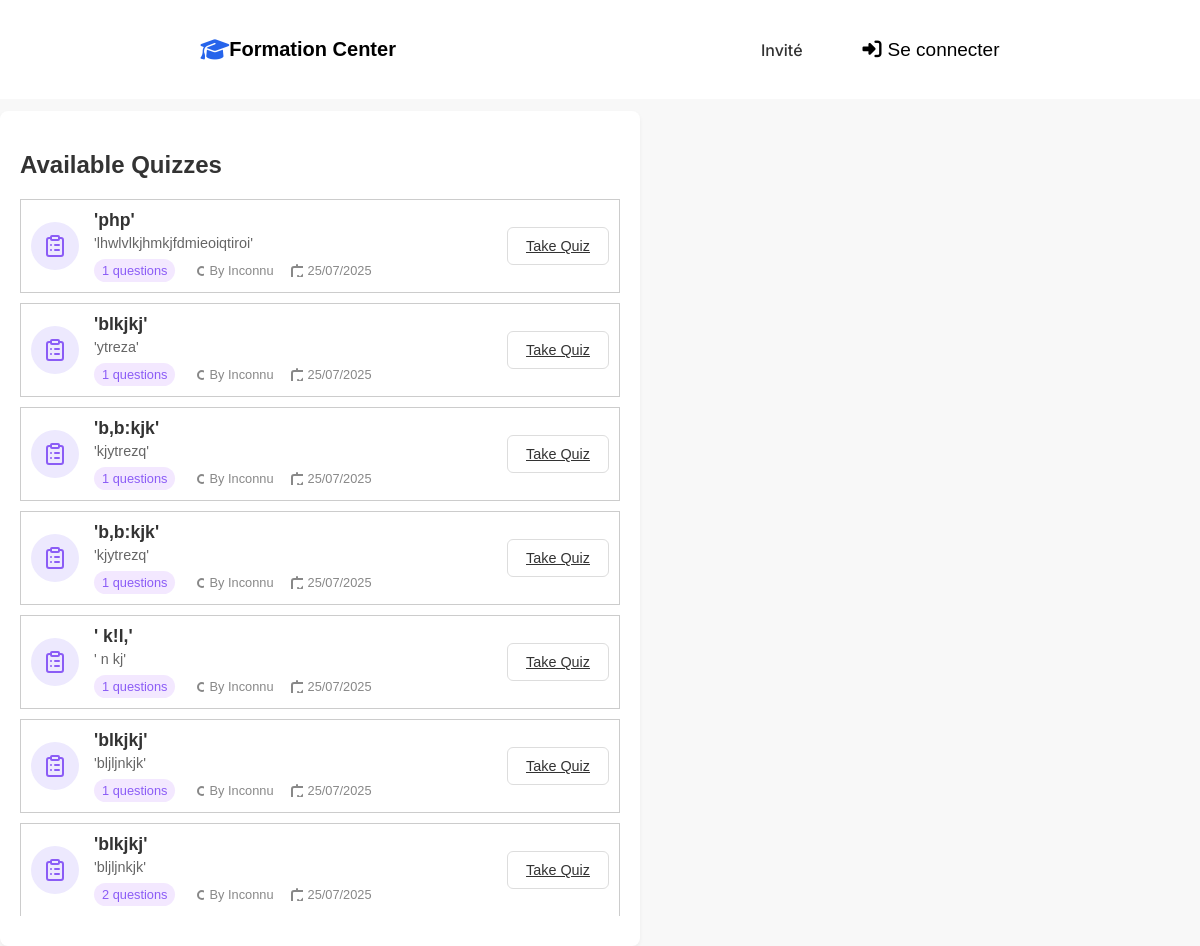
/etudiant/quizzes.php, run on the app's committed database.
### tables this page shows
CREATE TABLE `quizzes` (
  `id` int(11) NOT NULL,
  `course_id` int(11) NOT NULL,
  `title` varchar(255) NOT NULL,
  `description` text DEFAULT NULL,
  `created_by` int(11) DEFAULT NULL,
  `created_at` datetime DEFAULT current_timestamp(),
  `budget` decimal(10,2) DEFAULT 0.00
);

### etudiant/quizzes.php (the view, shortened to what this page needs)
<?php
require_once '../config/database.php';
try {
    $stmt = $pdo->query("SELECT quizzes.id, quizzes.title, quizzes.description, quizzes.created_at,
        COALESCE(CONCAT(users.first_name, ' ', users.last_name), 'Inconnu') AS author_name,
        (SELECT COUNT(*) FROM questions WHERE questions.quiz_id = quizzes.id) AS question_count
        FROM quizzes
        LEFT JOIN users ON users.id = quizzes.created_by
        ORDER BY quizzes.created_at DESC");
    $quizzes = $stmt->fetchAll(PDO::FETCH_ASSOC);
} catch (PDOException $e) {
    echo "Erreur de connexion : " . $e->getMessage();
}
?>
<!DOCTYPE html>
<html lang="en">
<head>
    <link rel="stylesheet" href="../css/quizetu.css">
</head>
<body>
    <?php require_once '../include/hedear.php'; ?>
    <div class="quiz-container">
        <h2 class="quiz-heading">Available Quizzes</h2>
        <div class="quiz-list">
           <?php foreach ($quizzes as $quiz): ?>
    <div class="quiz-item">
        <div class="quiz-icon">
        </div>
        <div class="quiz-details">
            <div class="quiz-title"><?= htmlspecialchars($quiz['title'] ?? 'Sans titre') ?></div>
            <div class="quiz-description"><?= htmlspecialchars($quiz['description'] ?? 'Pas de description') ?></div>
            <div class="quiz-meta">
                <span class="quiz-questions"><?= $quiz['question_count'] ?> questions</span>
                <span class="quiz-author">
                    <svg xmlns="http://www.w3.org/2000/svg" width="16" height="16" fill="none" stroke="currentColor"
                         stroke-width="2" stroke-linecap="round" stroke-linejoin="round" class="lucide lucide-user-round">
                        <circle cx="12" cy="8" r="4"/>
                        <path d="M16 20a4 4 0 0 0-8 0"/>
                    </svg>
                    By <?= htmlspecialchars($quiz['author_name']) ?>
                </span>
                <span class="quiz-date">
                    <svg xmlns="http://www.w3.org/2000/svg" width="16" height="16" fill="none" stroke="currentColor"
                         stroke-width="2" stroke-linecap="round" stroke-linejoin="round" class="lucide lucide-calendar-check">
                        <path d="M8 2v2"/>
                        <path d="M16 2v2"/>
                        <rect width="18" height="18" x="3" y="4" rx="2"/>
                        <path d="m9 13 2 2 4-4"/>
                    </svg>
                    <?= date('d/m/Y', strtotime($quiz['created_at'])) ?>
                </span>
            </div>
        </div>
        <a href="take-quiz.php?id=<?= $quiz['id'] ?>" class="take-quiz-button">Take Quiz</a>
    </div>
<?php endforeach; ?>
        </div>
    </div>
</body>
</html>

### include/hedear.php (shortened to what this page needs)
<?php
$user_name = 'Invité';
?>
<!DOCTYPE html>
<html lang="fr">
<head>
    <link rel="stylesheet" href="https://cdnjs.cloudflare.com/ajax/libs/font-awesome/6.7.2/css/all.min.css" />
    <link rel="stylesheet" href="/centre-formation/css/hedear.css">
</head>
<body>
    <header>
        <div class="logo">
            <i class="fa-sharp fa-solid fa-graduation-cap"></i>
            <h3>Formation Center</h3>
        </div>
        <nav>
            <span class="user-name">
                <?php
                if (isset($_SESSION['admin_name'])) {
                    echo htmlspecialchars($_SESSION['admin_name']);
                } else {
                    echo htmlspecialchars($user_name);
                }
                ?>
            </span>
            <?php if (isset($_SESSION['user_id'])): ?>
                <a href="?logout=true">
                    <i class="fa-solid fa-right-from-bracket"></i> Se déconnecter
                </a>
            <?php else: ?>
                <a href="/centre-formation/home.php">
                    <i class="fa-solid fa-right-to-bracket"></i> Se connecter
                </a>
            <?php endif; ?>
        </nav>
    </header>
</body>
</html>

### css/quizetu.css (style rules this page uses)
body { font-family: sans-serif; background-color: #f8f8f8; margin: 0; }
.quiz-container { margin-top: 12px; background-color: #fff; border-radius: 8px; box-shadow: 0 2px 4px rgba(0, 0, 0, 0.05); width: 100%; max-width: 600px; padding: 20px; }
.quiz-heading { font-size: 1.5rem; font-weight: 600; margin-bottom: 20px; color: #333; }
.quiz-list { display: flex; flex-direction: column; }
.quiz-item { display: flex; align-items: center; padding: 15px 0; border-bottom: 1px solid #eee; }
.quiz-item:last-child { border-bottom: none; }
.quiz-icon { background-color: #ede9fe; border-radius: 50%; width: 48px; height: 48px; display: flex; justify-content: center; align-items: center; margin-right: 15px; flex-shrink: 0; }
.quiz-icon svg { color: #8b5cf6; width: 24px; height: 24px; }
.quiz-details { flex-grow: 1; display: flex; flex-direction: column; margin-right: 15px; }
.quiz-title { font-size: 1.1rem; font-weight: 600; color: #333; margin-bottom: 4px; }
.quiz-description { font-size: 0.9rem; color: #666; margin-bottom: 8px; }
.quiz-meta { display: flex; align-items: center; font-size: 0.8rem; color: #888; gap: 15px; flex-wrap: wrap; }
.quiz-meta span { display: flex; align-items: center; gap: 5px; }
.quiz-meta svg { width: 14px; height: 14px; color: #888; }
.quiz-questions { background-color: #f3e8ff; color: #8b5cf6; padding: 4px 8px; border-radius: 12px; font-weight: 500; white-space: nowrap; }
.take-quiz-button { background-color: #fff; border: 1px solid #ddd; border-radius: 6px; padding: 10px 18px; font-size: 0.9rem; font-weight: 500; color: #333; cursor: pointer; transition: background-color 0.2s, border-color 0.2s; white-space: nowrap; }

### css/hedear.css (style rules this page uses)
header { display: flex; align-items: center; justify-content: space-around; background: white; padding: 18px; }
.logo { display: flex; align-items: center; }
.logo i { font-size: 23px; color: #2664eb; }
.logo h3 { font: caption; font-weight: bold; font-size: 20px; color: black; }
nav { display: flex; align-items: center; gap: 45px; }
nav i { color: black; }
nav a { text-decoration: none; color: black; font-size: 19px; font-family: sans-serif; display: flex; gap: 6px; align-items: center; }

### etudiant/quizzes.php (style rules this page uses)
.quiz-container { padding: 20px; }
.quiz-heading { font-size: 24px; }
.quiz-item { border: 1px solid #ccc; margin-bottom: 10px; padding: 10px; }

### include/hedear.php (style rules this page uses)
.user-name { color: #333; font-weight: 500; margin-right: 15px; font-family: 'Inter', sans-serif; }

### data on the page
quizzes: title "'php'", description "'lhwlvlkjhmkjfdmieoiqtiroi'", question_count "1", author_name "Inconnu", created_at "25/07/2025"
quizzes: title "'blkjkj'", description "'ytreza'", question_count "1", author_name "Inconnu", created_at "25/07/2025"
quizzes: title "'b,b:kjk'", description "'kjytrezq'", question_count "1", author_name "Inconnu", created_at "25/07/2025"
quizzes: title "'b,b:kjk'", description "'kjytrezq'", question_count "1", author_name "Inconnu", created_at "25/07/2025"
quizzes: title "' k!l,'", description "' n kj'", question_count "1", author_name "Inconnu", created_at "25/07/2025"
quizzes: title "'blkjkj'", description "'bljljnkjk'", question_count "1", author_name "Inconnu", created_at "25/07/2025"
quizzes: title "'blkjkj'", description "'bljljnkjk'", question_count "2", author_name "Inconnu", created_at "25/07/2025"

### other printed values
$user_name "Invité"
